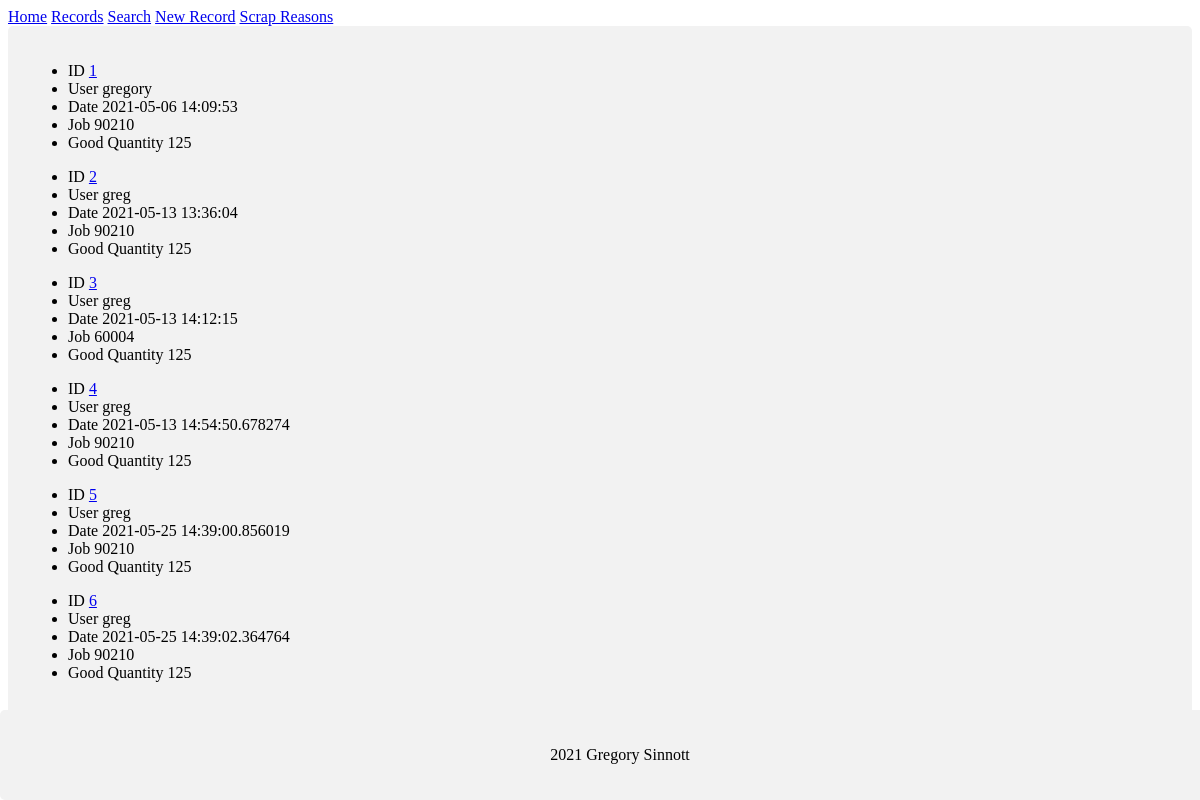
Before: /records with the older database file.
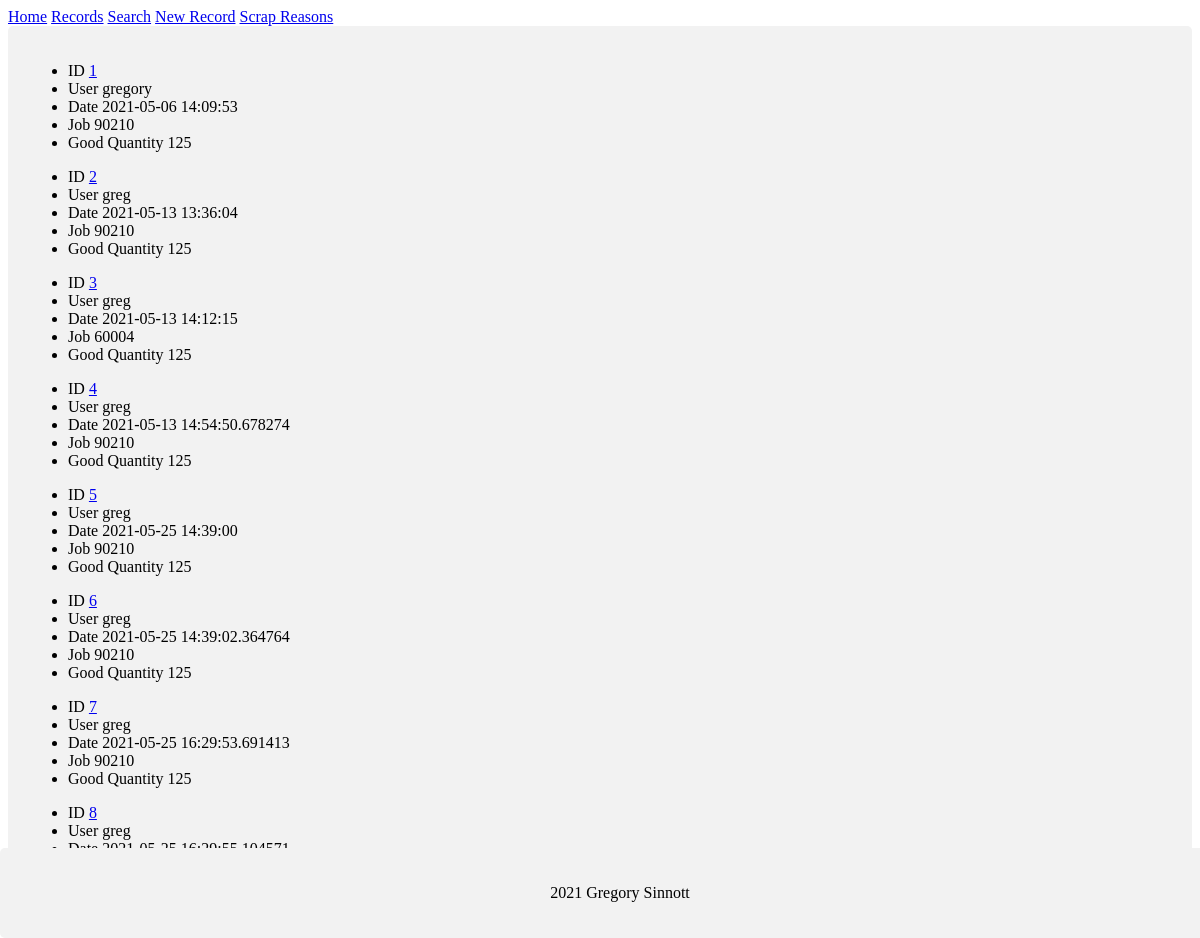
After: the same page with the newer database file.
### app/models.py (models this page shows, shortened)
class Record(db.Model):
    __tablename__ = "sort-data"
    id = db.Column(db.Integer, primary_key=True)
    Employee = db.Column(db.String(64), index=False, unique=False, nullable=False)
    StartTime = db.Column(db.DateTime, index=False, unique=False, nullable=False)
    TableNumber = db.Column(db.Integer, nullable=False)
    Job = db.Column(db.Integer, nullable=False)
    Part = db.Column(db.Integer, nullable=False)
    Operation = db.Column(db.Integer, nullable=False)
    CastDate = db.Column(db.DateTime, nullable=False)
    CastShift = db.Column(db.Integer, nullable=False)
    GoodQuantity = db.Column(db.Integer, index=False, unique=False, nullable=False)
    Assembly = db.Column(db.Integer, nullable=True)
    AutoSort = db.Column(db.Integer, nullable=True)
    BadThreads = db.Column(db.Integer, nullable=True)
    Bent = db.Column(db.Integer, nullable=True)
    Blisters = db.Column(db.Integer, nullable=True)
    BrokenCore = db.Column(db.Integer, nullable=True)
    Buffing = db.Column(db.Integer, nullable=True)
    Contamination = db.Column(db.Integer, nullable=True)
    DamagedDie = db.Column(db.Integer, nullable=True)
    Debris = db.Column(db.Integer, nullable=True)
    Dimensional = db.Column(db.Integer, nullable=True)
    Flash = db.Column(db.Integer, nullable=True)
    GateVestige = db.Column(db.Integer, nullable=True)
    HeatSinks = db.Column(db.Integer, nullable=True)
    EjectorPinLength = db.Column(db.Integer, nullable=True)
    Lamination = db.Column(db.Integer, nullable=True)
    LeakTest = db.Column(db.Integer, nullable=True)
    MixedParts = db.Column(db.Integer, nullable=True)
    Other = db.Column(db.Integer, nullable=True)
    PartDamage = db.Column(db.Integer, nullable=True)
    PartsNotTapped = db.Column(db.Integer, nullable=True)
    PartsOnGates = db.Column(db.Integer, nullable=True)
    Plating = db.Column(db.Integer, nullable=True)
    PoorFill = db.Column(db.Integer, nullable=True)
    Porosity = db.Column(db.Integer, nullable=True)
    Skiving = db.Column(db.Integer, nullable=True)
    Soldering = db.Column(db.Integer, nullable=True)
    StartUp = db.Column(db.Integer, nullable=True)
    SurfaceFinish = db.Column(db.Integer, nullable=True)
    TrimDamage = db.Column(db.Integer, nullable=True)
    Weight = db.Column(db.Integer, nullable=True)
    WrongPart = db.Column(db.Integer, nullable=True)
    EndTime = db.Column(db.DateTime, nullable=True)
    Rework = db.Column(db.Integer, nullable=True)
    NIT = db.Column(db.Integer, nullable=True)

### app/routes.py (the view)
@app.route("/records", methods=['GET', 'POST'])
def records():
    dateCriteria = request.args.get('date') #Date sent in args, should add other search criteria
    partCriteria = request.args.get('part')
    jobCriteria = request.args.get('job')
    if not partCriteria:
        partCriteria = ""
    if not dateCriteria:
        dateCriteria = "2021" # If no date arg use 2021, should maybe only show active???
    if not jobCriteria:
        jobCriteria = ""
    records = Record.query.filter(
            Record.StartTime.startswith(dateCriteria),
            Record.Part.startswith(partCriteria),
            Record.Job.startswith(jobCriteria)).limit(20).all()
    exportRecords = Record.query.filter(
            Record.StartTime.startswith(dateCriteria),
            Record.Part.startswith(partCriteria),
            Record.Job.startswith(jobCriteria)).all()
    filename = str(dt.now().strftime("%Y%m%d%H%M%S")) + ".csv"
    w_file = open(filename, 'a')
    writer = csv.DictWriter(w_file, fieldnames=Record.__table__.columns.keys())
    writer.writeheader()
    for row in exportRecords:
        print(row.__dict__)
        rowdict = row.__dict__
        rowdict.pop('_sa_instance_state', None)
        writer.writerow(rowdict)
    w_file.close()
    return render_template(
        'records.html',
        records=records
    )

### app/templates/records.html
{% extends "layout.html" %}
{% block content %}
<div class="container">
    {% for record in records %}
    <ul id=record.Employee>
        <li>
            <span class="field-name">ID</span>
            <a href="/edit_record/{{ record.id }}"> {{ record.id }}</a>
        </li>
        <li>
            <span class="field-name">User</span>
            <span class="field-value">{{ record.Employee }}</span>
        </li>
        <li>
            <span class="field-name">Date</span>
            <span class="field-value">{{ record.StartTime }}</span>
        </li>
        <li>
            <span class="field-name">Job</span>
            <span class="field-value">{{ record.Job }}</span>
        </li>
        <li>
            <span class="field-name">Good Quantity</span>
            <span class="field-value">{{ record.GoodQuantity }}</span>
        </li>
    </ul>
    {% endfor %}
</div>
{% endblock %}

### app/templates/layout.html (shortened to what this page needs)
<!doctype html>
<html>
  <head>
  </head>
  <body>
    {% include 'navigation.html' %}
    {% block content %}{% endblock %}
    {% include 'footer.html' %}
  </body>
</html>

### app/templates/navigation.html
<header>
    <nav>
     <a href="/">Home</a>
     <a href="/records">Records</a>
     <a href="/search">Search</a>
     <a href="/newrecord">New Record</a>
     <a href="/scrapreasons"> Scrap Reasons</a>
   </nav>
 </header>

### app/templates/footer.html (shortened to what this page needs)
<footer>
    <div class="footer">
        <p>2021 Gregory Sinnott</p>
    </div>
</footer>

### app/static/css/main.css (style rules this page uses)
div { border-radius: 5px; background-color: #f2f2f2; padding: 20px; }

### app/templates/footer.html (style rules this page uses)
.footer { position: fixed; left: 0; bottom: 0; width: 100%; text-align: center; }

Changed rows visible on the page:
changed Record id 5: StartTime "2021-05-25 14:39:00.856019" → "2021-05-25 14:39:00"
added Record: id "7", Employee "greg", StartTime "2021-05-25 16:29:53.691413", Job "90210", GoodQuantity "125"
added Record: id "8", Employee "greg"
